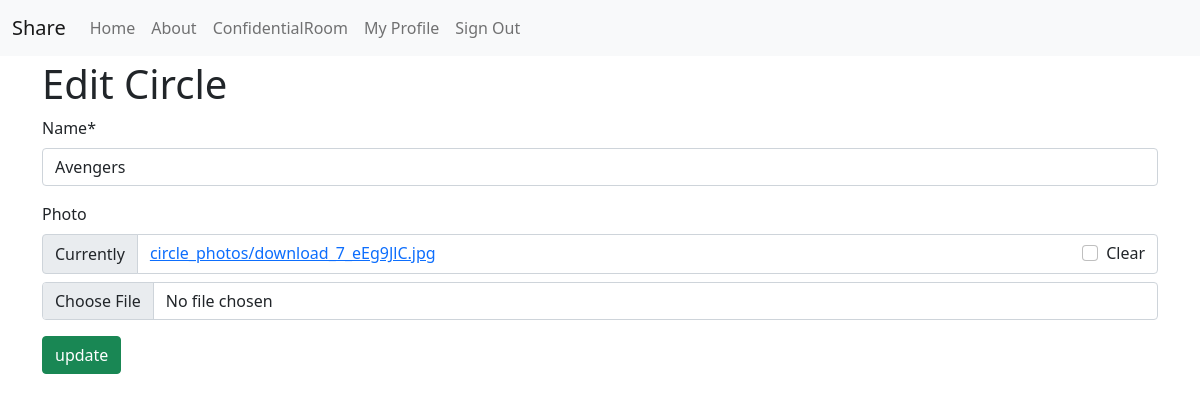
The app's page /circles/37ded8ff-d9e3-4868-9a84-e0769082a10a/update/ (signed in), older data.
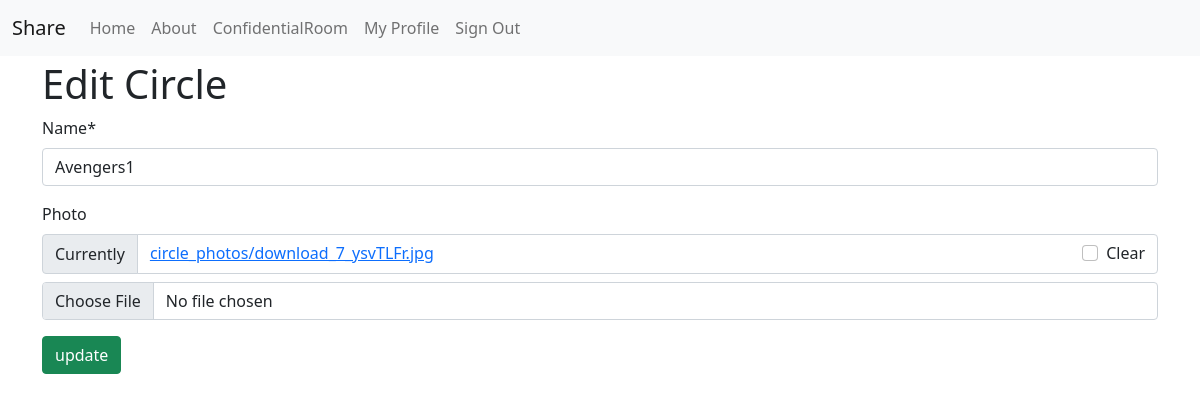
The same page, newer data.
### circles/models.py (models this page shows, shortened)
class Circle(models.Model):
    id = models.UUIDField(primary_key=True, default=uuid.uuid4, editable=False)
    name = models.CharField(max_length=50)
    photo = ThumbnailerImageField(upload_to="circle_photos",blank = True)
    class Meta:
        verbose_name_plural = _("circles")
    @property
    def organizers(self):
        organizers = User.objects.filter(
            ConfidentialRooms_through__circle = self,
            ConfidentialRooms_through__is_organizer = True,
        )
        return organizers

### circles/views.py (the view, shortened to what this page needs)
# urls.py: path("<slug:pk>/update/",CircleUpdateView.as_view(),name="circle-update"),
class CircleUpdateView(LoginRequiredMixin, UserPassesTestMixin, UpdateView):
    model = Circle
    fields = [
        "name",
        "photo",
    ]
    def test_func(self,*args, **kwargs):
        circle = Circle.objects.get(id =self.kwargs["pk"])
        user = self.request.user
        user_can_update_circle = user in circle.organizers
        return user_can_update_circle
    def get_form(self, form_class=None):
        form =  super().get_form(form_class)
        form.fields["name"].widget.attrs.update({"autofocus":"autofocus"})
        return form

### share/users/context_processors.py (called while the page is built)
def allauth_settings(request):
    return {
        "ACCOUNT_ALLOW_REGISTRATION": settings.ACCOUNT_ALLOW_REGISTRATION,
    }

### circles/templates/circles/circle_form.html (shortened to what this page needs)
{% extends 'base.html' %}
{% load i18n %}
{% load crispy_forms_tags %}
{% block content %}
{% if object %}
<h1>
    {% translate "Edit Circle" %}
</h1>
{% else %}
<h1>
    {% translate "Add Circle" %}
</h1>
{% endif %}
<form action = "" method="POST" enctype = "multipart/form-data">
    {{form|crispy}}
    {% if object %}
    <button type="submit" class="btn btn-success">
        {% translate "update" %}
    </button>
    {% else %}
    <button type="submit" class="btn btn-success">
        {% translate "Add" %}
    </button>
    {% endif %}
</form>
{% endblock content %}

### share/templates/base.html (shortened to what this page needs)
{% load static i18n %}<!DOCTYPE html>
{% get_current_language as LANGUAGE_CODE %}
<html lang="{{ LANGUAGE_CODE }}">
  <head>
    {% block css %}
    <link rel="stylesheet" href="https://cdnjs.cloudflare.com/ajax/libs/bootstrap/5.1.3/css/bootstrap.min.css" />
    <link rel="stylesheet" href="{% static 'bootstrap_icons/css/bootstrap_icons.css' %}">
    <link href="{% static 'css/project.css' %}" rel="stylesheet">
    {% endblock %}
  </head>
  <body>
    <div class="mb-1">
      <nav class="navbar navbar-expand-md navbar-light bg-light">
        <div class="container-fluid">
          <a class="navbar-brand" href="{% url 'home' %}">Share</a>
          <div class="collapse navbar-collapse" id="navbarSupportedContent">
            <ul class="navbar-nav mr-auto">
              <li class="nav-item active">
                <a class="nav-link" href="{% url 'home' %}">Home <span class="visually-hidden">(current)</span></a>
              </li>
              <li class="nav-item">
                <a class="nav-link" href="{% url 'about' %}">About</a>
              </li>
              <li class="nav-item">
                <a class="nav-link" href="{% url 'circle-list' %}">ConfidentialRoom</a>
              </li>
              {% if request.user.is_authenticated %}
                <li class="nav-item">
                  <a class="nav-link" href="{% url 'users:detail' request.user.username  %}">{% translate "My Profile" %}</a>
                </li>
                <li class="nav-item">
                  <a class="nav-link" href="{% url 'account_logout' %}">{% translate "Sign Out" %}</a>
                </li>
              {% endif %}
            </ul>
          </div>
        </div>
      </nav>
    </div>
    <div class="container">
      {% block content %}{% endblock content %}
    </div>
  </body>
</html>

Row changes from the older to the newer data that the page shows:
changed Circle: name "Avengers" → "Avengers1"
Text that changed along with them:
text no longer shown: "Name * Photo Currently circle_photos/download_7_eEg9JlC.jpg Clear"
text now shown: "Name * Photo Currently circle_photos/download_7_ysvTLFr.jpg Clear"
